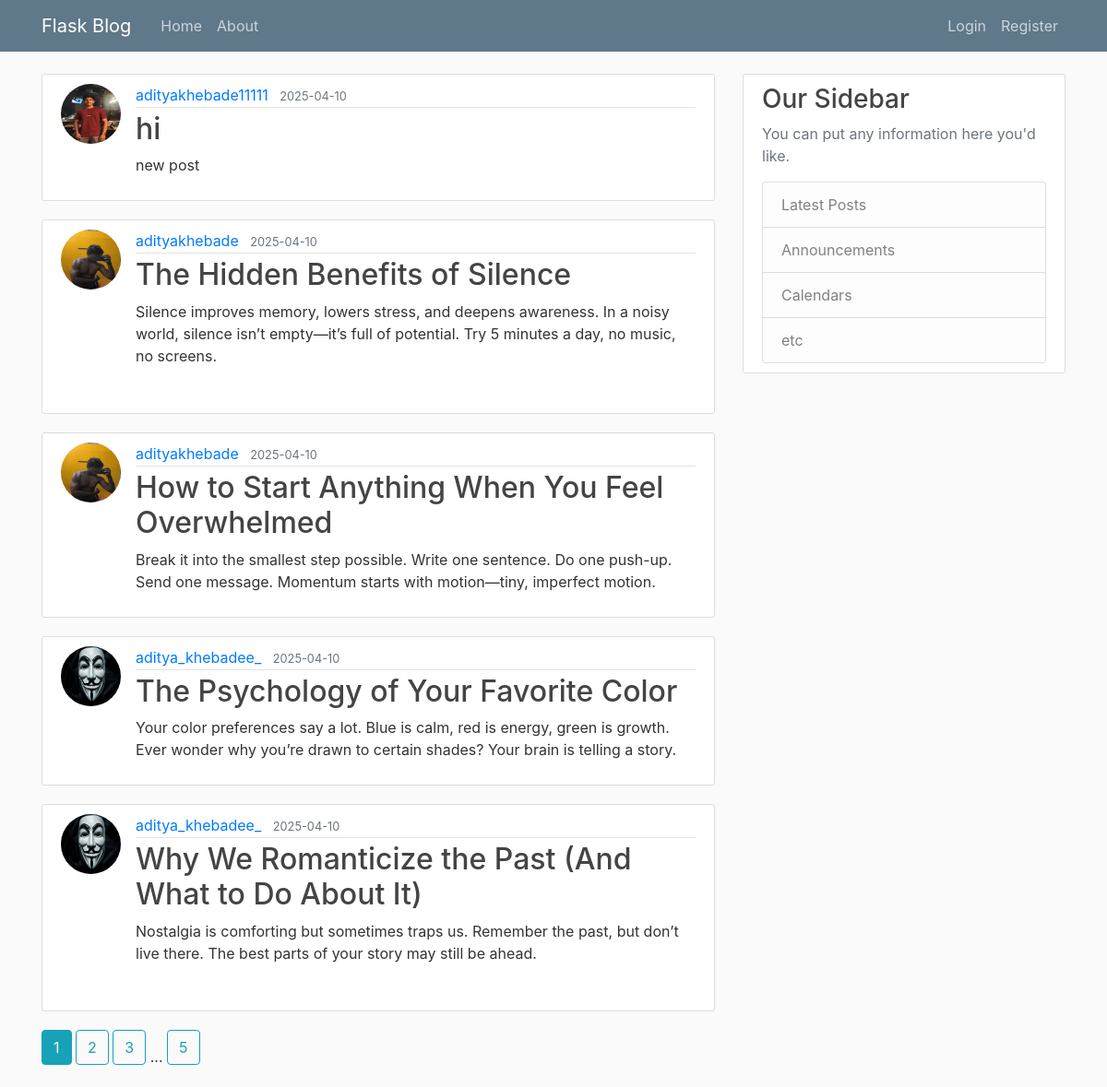
The page /home on the database its author committed.
### flasku/models.py (models this page shows, shortened)
class Post(db.Model):
    id = db.Column(db.Integer, primary_key=True)
    title = db.Column(db.String(100), nullable=False)
    date_posted = db.Column(db.DateTime, nullable=False, default=datetime.utcnow)
    content = db.Column(db.Text, nullable=False)
    user_id = db.Column(db.Integer, db.ForeignKey('user.id'), nullable=False)

class User(db.Model,UserMixin):
    id = db.Column(db.Integer, primary_key=True)
    username = db.Column(db.String(20), unique=True, nullable=False)
    email = db.Column(db.String(120), unique=True, nullable=False)
    image_file = db.Column(db.String(20), nullable=False, default='default.jpg')
    password = db.Column(db.String(60), nullable=False)
    posts = db.relationship('Post', backref='author', lazy=True)

### flasku/main/routes.py (the view)
@main.route('/')
@main.route('/home') #decorator drfines the
def home():
    page =request.args.get('page',1,type=int)#user can only request page with int type and default will be 1
    posts=Post.query.order_by(Post.date_posted.desc()).paginate(page=page,per_page=5)#we will paginate the page in which only 2 blogs per page and query is order by dated posted in descending order
    return render_template('home.html',posts=posts)

### flasku/templates/home.html
{% extends "layout.html" %}
{% block content %}
    {% for post in posts.items %}
    <article class="media content-section">
      <img class="rounded-circle article-img" src="{{url_for('static',filename='profile_pics/' + post.author.image_file) }}">
      <div class="media-body">
        <div class="article-metadata">
          <a class="mr-2" href="{{ url_for('users.user_posts', username=post.author.username) }}">{{ post.author.username }}</a>
          <small class="text-muted">{{ post.date_posted.strftime('%Y-%m-%d') }}</small>
        </div>
        <h2><a class="article-title" href="{{url_for('posts.post',post_id=post.id)}}">{{ post.title }}</a></h2>
        <p class="article-content">{{ post.content }}</p>
      </div>
    </article>
    {% endfor %}
    {% for page_num in posts.iter_pages(left_edge=1,right_edge=1,left_current=1,right_current=2) %}
        {%if page_num%}
               {% if posts.page==page_num%}
                <a class="btn btn-info mb-4" href="{{ url_for('main.home', page=page_num) }}">{{ page_num }}</a>
               {%else%}
                <a class="btn btn-outline-info mb-4" href="{{ url_for('main.home', page=page_num) }}">{{ page_num }}</a>
               {%endif%}
            {%else%}
            ...
        {%endif%}
    {% endfor %}
{% endblock %}

### flasku/static/main.css (style rules this page uses)
body { background: #fafafa; color: #333333; margin-top: 5rem; }
h1, h2, h3, h4, h5, h6 { color: #444444; }
.content-section { background: #ffffff; padding: 10px 20px; border: 1px solid #dddddd; border-radius: 3px; margin-bottom: 20px; }
.article-title { color: #444444; }
.article-content { white-space: pre-line; }
.article-img { height: 65px; width: 65px; margin-right: 16px; }
.article-metadata { padding-bottom: 1px; margin-bottom: 4px; border-bottom: 1px solid #e3e3e3 }

### rows shown on the page
Post: image_file (picture), author.username "adityakhebade11111", date_posted "2025-04-10", title "hi", content "new post"
Post: image_file (picture), author.username "adityakhebade", date_posted "2025-04-10", title "The Hidden Benefits of Silence", content "Silence improves memory, lowers stress, and deepens awareness. In a noisy world, silence isn’t empty—it’s full of potential. Try 5 minutes a day, no music, no screens."
Post: image_file (picture), author.username "adityakhebade", date_posted "2025-04-10", title "How to Start Anything When You Feel Overwhelmed", content "Break it into the smallest step possible. Write one sentence. Do one push-up. Send one message. Momentum starts with motion—tiny, imperfect motion."
Post: image_file (placeholder picture), author.username "aditya_khebadee_", date_posted "2025-04-10", title "The Psychology of Your Favorite Color", content "Your color preferences say a lot. Blue is calm, red is energy, green is growth. Ever wonder why you’re drawn to certain shades? Your brain is telling a story."
Post: image_file (placeholder picture), author.username "aditya_khebadee_", date_posted "2025-04-10", title "Why We Romanticize the Past (And What to Do About It)", content "Nostalgia is comforting but sometimes traps us. Remember the past, but don’t live there. The best parts of your story may still be ahead."

### other values the page prints
{{ page_num }} "1"
{{ page_num }} "2" "3" "5"
